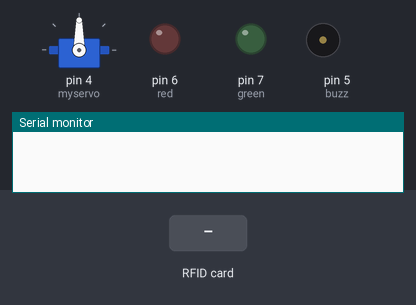
The sketch below on a simulated Arduino Uno, built with avr-gcc and run on an emulated ATmega328P. Parts: servo, output pins drawn as LEDs (lit = HIGH), buzzer (waves = sounding, pin HIGH), the last lines printed to the serial monitor. Dashed ring = blinking. The inputs (shaded band) are chosen by the test bench. Pins used as bus, display or sensor lines are not drawn.

Above: at 1.2 s.
1.3 s: RFID card B9 94 D1 15 held to the reader
At 3.6 s:
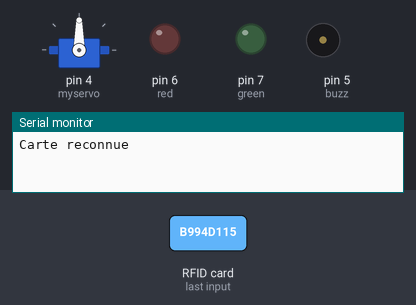
5.2 s: RFID card 5E 7A 19 C4 held to the reader
At 6.45 s:
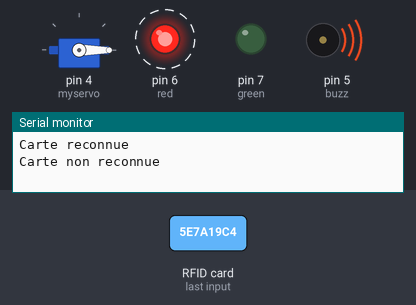
At 8.6 s:
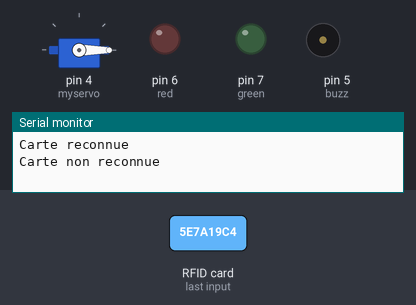
Timing chart, 0 to 10.1 s (numbered marks = the images above; inputs shaded):
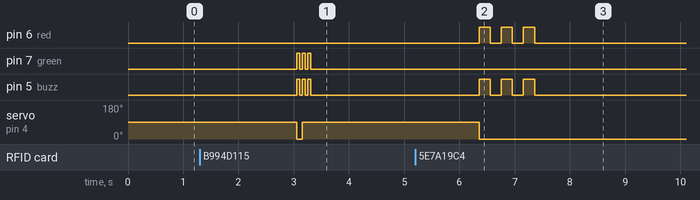

Measured:
- after the input at 1.3 s, pin 7 (green), pin 5 (buzz): alternates HIGH for 0.05 s and LOW for 0.05 s, 6 changes in all, then stays LOW, starting after 1.8 s
- after the input at 5.2 s, pin 6 (red), pin 5 (buzz): alternates HIGH for 0.20 s and LOW for 0.20 s, 6 changes in all, then stays LOW, starting after 1.2 s

The sketch:

Rfid_buzz_Servo.ino
```cpp
#include <SPI.h>
#include <MFRC522.h>
#include <Servo.h>

#define SS_PIN 10
#define RST_PIN 9

MFRC522 mfrc522(SS_PIN, RST_PIN);

const int green = 7;
const int servoPin = 4;
const int red = 6;
const int buzz= 5;
const byte id[4] = {0xB9, 0x94, 0xD1, 0x15};
Servo myservo;
void setup() {
  myservo.attach(4);
  Serial.begin(9600);
  SPI.begin();
  mfrc522.PCD_Init();
  pinMode(green, OUTPUT);
  pinMode(red, OUTPUT);
  pinMode(buzz, OUTPUT);

}

void loop() {
  delay(3000);
  myservo.write(0);

  if ( ! mfrc522.PICC_IsNewCardPresent()) {
    return;
  }

  if ( ! mfrc522.PICC_ReadCardSerial()) {
    return;
  }


  bool cardMatch = true;
  for (int i = 0; i < 4; i++) {
    if (mfrc522.uid.uidByte[i] != id[i]) {
      cardMatch = false;
      break;
    }
  }

  if (!cardMatch) {
    Serial.println("Carte non reconnue");
    mfrc522.PICC_HaltA();
    mfrc522.PCD_StopCrypto1();
   for (int i = 0; i < 3; i++) {
    digitalWrite(red, HIGH);
    digitalWrite(buzz, HIGH);
    delay(200);
    digitalWrite(red, LOW);
    digitalWrite(buzz, LOW);
    delay(200);
    myservo.write(0);

  }

    return;
  }

  Serial.println("Carte reconnue");

  for (int i = 0; i < 3; i++) {
    digitalWrite(green, HIGH);
    digitalWrite(buzz, HIGH);
    delay(50);
    digitalWrite(green, LOW);
    digitalWrite(buzz, LOW);
    delay(50);
    myservo.write(90);

  }

  mfrc522.PICC_HaltA();
  mfrc522.PCD_StopCrypto1();
}
```
